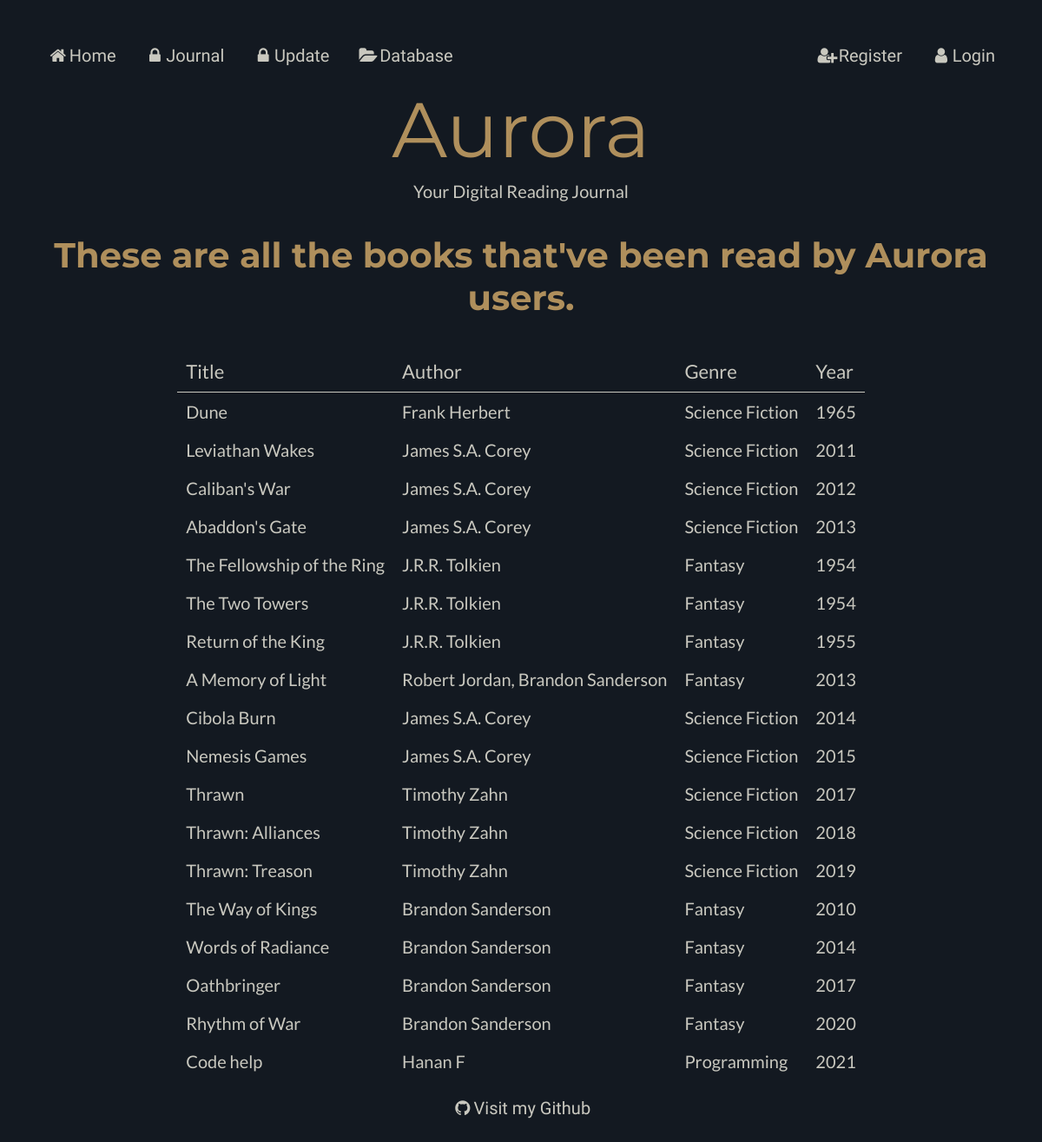
Before: /books with the older database file.
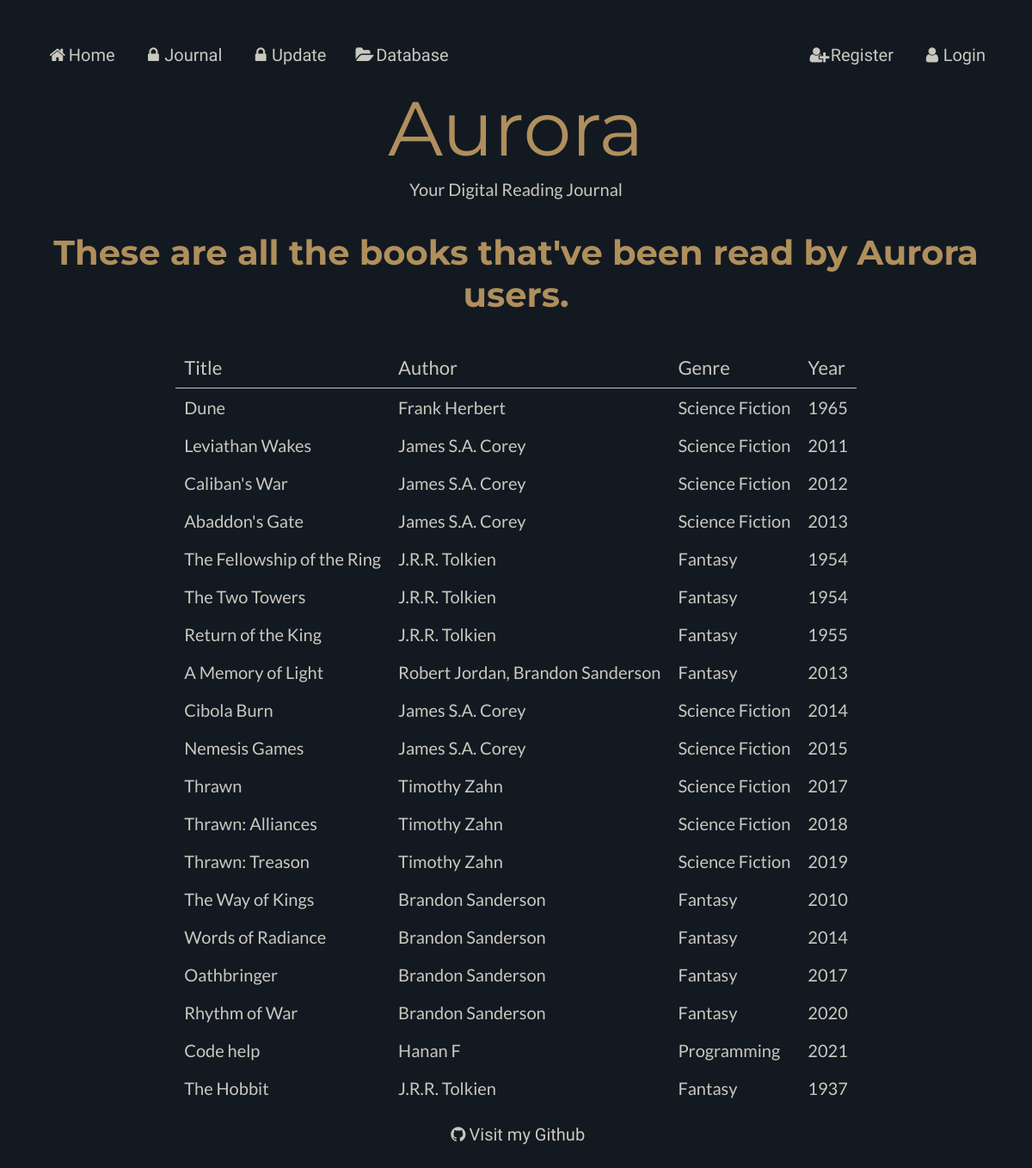
After: the same page with the newer database file.
### models.py (models this page shows)
class Books (db.Model):
    __tablename__ = "Books"
    bookid = db.Column(db.Integer, primary_key=True)
    title = db.Column(db.String(80))
    synopsis = db.Column(db.String(80))
    year = db.Column(db.String(80))
    authors = db.relationship("Authors", secondary=BooksAuthors, back_populates="books" )
    users = db.relationship("Users", secondary=BooksUsers, back_populates="books")
    genres = db.relationship("Genres", secondary=BooksGenres, back_populates="books")

### main.py (the view)
@app.route('/books')
def books():
    book = models.Books.query.all() #All books
    return render_template("allbooks.html", book=book, page_title="Books")

### main.py (called while the page is built)
@app.context_processor
def add_current_user():
    if session.get('user'): # if a user is logged in
        return dict(current_user=models.Users.query.get(session['user'])) # current user is equal to userinfo of user session
    return dict(current_user=None) # otherwise current user is none

### templates/allbooks.html
{% extends "layout.html" %}
{% block content %}
{% if current_user %}
<h1>Hey {{current_user.username}}, these are all the books read by Aurora users.</h1>
{% else %}
<h1>These are all the books that've been read by Aurora users.</h1>
{% endif %}
<table id="books">
        <tr>
            <th colspan = 1>Title</th>
            <th colspan = 1>Author</th>
            <th colspan = 1>Genre</th>
            <th colspan = 1>Year</th>
        </tr>
    {% for book in book %}
        <tr>
            <td> <a href="/book/{{ book.title }}"> {{ book.title }} </a></td>
            <td> <a href="/author/{{ book.authors|map(attribute='name')|join(', ') }}">{{ book.authors|map(attribute="name")|join(", ") }}</a></td>
            <td> <a href="/genre/{{ book.genres|map(attribute='name')|join(', ') }}"> {{ book.genres|map(attribute="name")|join(", ") }}</a></td>
            <td>{{ book.year }}</td>
        </tr>
    {% endfor %}
</table>
{% endblock %}

### templates/layout.html (shortened to what this page needs)
<!DOCTYPE html>
<html lang='en'>
    <head>
        <link rel="stylesheet" href="/static/styles.css">
        <link rel="stylesheet" href="https://cdnjs.cloudflare.com/ajax/libs/font-awesome/4.7.0/css/font-awesome.min.css">
    </head>
    <body>
        {% include "nav.html" %}
        <header>Aurora</header>
        <subhead>Your Digital Reading Journal</subhead>
        {% block content %}{% endblock %}
        {% include "footer.html" %}
    </body>
</html>

### templates/nav.html
<nav>
    <ul>
        <li><a href="/"><i class="fa fa-fw fa-home"></i>Home</a></li>
        {% if current_user %}
        <li><a href="/journal"><i class="fa fa-fw fa-book"></i>Journal</a></li>
        <li><a href="/update"><i class="fa fa-fw fa-edit"></i>Update</a></li>
        {% else %}
        <li><a href="/"><i class="fa fa-fw fa-lock"></i>Journal</a></li>
        <li><a href="/"><i class="fa fa-fw fa-lock"></i>Update</a></li>
        {% endif %}
        <li><a href="/books"><i class="fa fa-fw fa-folder-open"></i>Database</a></li>
        {% if current_user %}
        <li><a href="/logout"><i class="fa fa-fw fa-user-o"></i>Logout</a></li>
        <li><a><i class="fa fa-fw fa-user-circle"></i>Logged in as {{current_user.username}}</a></li>
        {% else %}
        <li><a href="/login"><i class="fa fa-fw fa-user"></i>Login</a></li>
        <li><a href="/signup"><i class="fa fa-fw fa-user-plus"></i>Register</a></li>
        {% endif %}
    </ul>
</nav>

### templates/footer.html
<footer>
    <a href="https://github.com/StephenHuang17253/aurora"><i class="fa fa-fw fa-github"></i>Visit my Github</a>
</footer>

### static/styles.css (style rules this page uses)
:root { --bg-color: #131921; --main-color: #af8f5c; --sub-color: #3a506c; --text-color: #c9c8bf; --button-color-green: #2E8B57; --button-color-red: #B22222; --font-aurora: "Montserrat"; --font-header: "Montserrat"; --font-body: "Lato"; --font-nav: "Julius Sans One"; }
html { height: 100%; }
body { font-family: var(--font-body); color: var(--text-color) ; font-size: 20px; background-color: var(--bg-color); padding: 30px; text-align: center; min-height: 100%; }
h1 { font-family: var(--font-header); color: var(--main-color) ; padding: 10px; }
header { font-family: var(--font-aurora); color: var(--main-color) ; font-size: 445%; padding: 5px; }
subhead { font-family: var(--font-body); padding: 10px; }
ul { list-style-type: none; margin: 0; padding: 0; overflow: hidden; font-family: var(--font-nav); }
li { float: left; }
li a { display: block; color: var(--text-color); text-align: center; padding: 14px 16px; text-decoration: none; }
li:nth-child(5) { float: right; }
li:last-child { float: right; }
table { border-collapse: collapse; margin: auto; text-align: left; }
th, td { text-align: left; padding: 10px; }
tr { text-align: left; }
th { font-family: var(--font-body);; font-weight: normal; font-size: 110%; color: var(--text-color); border-bottom: thin solid var(--text-color); }
a:link { color: var(--text-color); background-color: transparent; text-decoration: none; cursor: pointer; }
footer { padding-top: 20px; left: 0; bottom: 0; width: 100%; background-color: var(--bg-color); color: var(--text-color); text-align: center; font-family: var(--font-nav); }

Changed rows visible on the page:
added Books: title "The Hobbit", authors|map "J.R.R. Tolkien", genres|map "Fantasy", year "1937"
